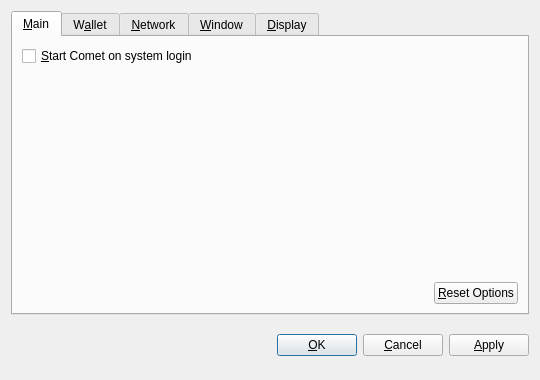
<?xml version="1.0" encoding="UTF-8"?>
<ui version="4.0">
 <class>OptionsDialog</class>
 <widget class="QDialog" name="OptionsDialog">
  <property name="geometry">
   <rect>
    <x>0</x>
    <y>0</y>
    <width>540</width>
    <height>380</height>
   </rect>
  </property>
  <property name="windowTitle">
   <string>Options</string>
  </property>
  <property name="modal">
   <bool>true</bool>
  </property>
  <layout class="QVBoxLayout" name="verticalLayout">
   <item>
    <widget class="QTabWidget" name="tabWidget">
     <property name="tabPosition">
      <enum>QTabWidget::North</enum>
     </property>
     <property name="currentIndex">
      <number>0</number>
     </property>
     <widget class="QWidget" name="tabMain">
      <attribute name="title">
       <string>&amp;Main</string>
      </attribute>
      <layout class="QVBoxLayout" name="verticalLayout_Main">
       <item>
        <widget class="QCheckBox" name="bitcoinAtStartup">
         <property name="toolTip">
          <string>Automatically start Comet after logging in to the system.</string>
         </property>
         <property name="text">
          <string>&amp;Start Comet on system login</string>
         </property>
        </widget>
       </item>
       <item>
        <spacer name="verticalSpacer_Main">
         <property name="orientation">
          <enum>Qt::Vertical</enum>
         </property>
         <property name="sizeHint" stdset="0">
          <size>
           <width>20</width>
           <height>40</height>
          </size>
         </property>
        </spacer>
       </item>
       <item>
        <layout class="QHBoxLayout" name="horizontalLayout_2_Main">
         <item>
          <spacer name="horizontalSpacer_2_Main">
           <property name="orientation">
            <enum>Qt::Horizontal</enum>
           </property>
           <property name="sizeHint" stdset="0">
            <size>
             <width>40</width>
             <height>20</height>
            </size>
           </property>
          </spacer>
         </item>
         <item>
          <widget class="QPushButton" name="resetButton">
           <property name="toolTip">
            <string>Reset all client options to default.</string>
           </property>
           <property name="text">
            <string>&amp;Reset Options</string>
           </property>
           <property name="autoDefault">
            <bool>false</bool>
           </property>
          </widget>
         </item>
        </layout>
       </item>
      </layout>
     </widget>
     <widget class="QWidget" name="tabWallet">
      <attribute name="title">
       <string>W&amp;allet</string>
      </attribute>
      <layout class="QVBoxLayout" name="verticalLayout_Network">
       <item>
        <widget class="QLabel" name="transactionFeeInfoLabel">
         <property name="text">
          <string>Optional transaction fee per kB that helps make sure your transactions are processed quickly. Most transactions are 1 kB.</string>
         </property>
         <property name="textFormat">
          <enum>Qt::PlainText</enum>
         </property>
         <property name="wordWrap">
          <bool>true</bool>
         </property>
        </widget>
       </item>
       <item>
        <layout class="QHBoxLayout" name="horizontalLayout_1_Main">
         <item>
          <widget class="QLabel" name="transactionFeeLabel">
           <property name="text">
            <string>Pay transaction &amp;fee</string>
           </property>
           <property name="textFormat">
            <enum>Qt::PlainText</enum>
           </property>
           <property name="buddy">
            <cstring>transactionFee</cstring>
           </property>
          </widget>
         </item>
         <item>
          <widget class="BitcoinAmountField" name="transactionFee"/>
         </item>
         <item>
          <spacer name="horizontalSpacer_1_Main">
           <property name="orientation">
            <enum>Qt::Horizontal</enum>
           </property>
           <property name="sizeHint" stdset="0">
            <size>
             <width>40</width>
             <height>20</height>
            </size>
           </property>
          </spacer>
         </item>
        </layout>
       </item>
       <item>
        <widget class="QLabel" name="label">
         <property name="text">
          <string>If you disable the spending of unconfirmed change, the change from a transaction cannot be used until that transaction has at least one confirmation. This also affects how your balance is computed.</string>
         </property>
         <property name="wordWrap">
          <bool>true</bool>
         </property>
        </widget>
       </item>
       <item>
        <widget class="QCheckBox" name="spendZeroConfChange">
         <property name="text">
          <string>Spend unconfirmed change  (experts only)</string>
         </property>
        </widget>
       </item>
       <item>
        <spacer name="verticalSpacer">
         <property name="orientation">
          <enum>Qt::Vertical</enum>
         </property>
         <property name="sizeHint" stdset="0">
          <size>
           <width>20</width>
           <height>40</height>
          </size>
         </property>
        </spacer>
       </item>
      </layout>
     </widget>
     <widget class="QWidget" name="tabNetwork">
      <attribute name="title">
       <string>&amp;Network</string>
      </attribute>
      <layout class="QVBoxLayout" name="verticalLayout_Network">
       <item>
        <widget class="QCheckBox" name="mapPortUpnp">
         <property name="toolTip">
          <string>Automatically open the Comet client port on the router. This only works when your router supports UPnP and it is enabled.</string>
         </property>
         <property name="text">
          <string>Map port using &amp;UPnP</string>
         </property>
        </widget>
       </item>
       <item>
        <widget class="QCheckBox" name="connectSocks">
         <property name="toolTip">
          <string>Connect to the Comet network through a SOCKS proxy (e.g. when connecting through Tor).</string>
         </property>
         <property name="text">
          <string>&amp;Connect through SOCKS proxy:</string>
         </property>
        </widget>
       </item>
       <item>
        <layout class="QHBoxLayout" name="horizontalLayout_Network">
         <item>
          <widget class="QLabel" name="proxyIpLabel">
           <property name="text">
            <string>Proxy &amp;IP:</string>
           </property>
           <property name="textFormat">
            <enum>Qt::PlainText</enum>
           </property>
           <property name="buddy">
            <cstring>proxyIp</cstring>
           </property>
          </widget>
         </item>
         <item>
          <widget class="QValidatedLineEdit" name="proxyIp">
           <property name="maximumSize">
            <size>
             <width>140</width>
             <height>16777215</height>
            </size>
           </property>
           <property name="toolTip">
            <string>IP address of the proxy (e.g. 127.0.0.1)</string>
           </property>
          </widget>
         </item>
         <item>
          <widget class="QLabel" name="proxyPortLabel">
           <property name="text">
            <string>&amp;Port:</string>
           </property>
           <property name="textFormat">
            <enum>Qt::PlainText</enum>
           </property>
           <property name="buddy">
            <cstring>proxyPort</cstring>
           </property>
          </widget>
         </item>
         <item>
          <widget class="QLineEdit" name="proxyPort">
           <property name="maximumSize">
            <size>
             <width>55</width>
             <height>16777215</height>
            </size>
           </property>
           <property name="toolTip">
            <string>Port of the proxy (e.g. 9050)</string>
           </property>
          </widget>
         </item>
         <item>
          <widget class="QLabel" name="socksVersionLabel">
           <property name="text">
            <string>SOCKS &amp;Version:</string>
           </property>
           <property name="textFormat">
            <enum>Qt::PlainText</enum>
           </property>
           <property name="buddy">
            <cstring>socksVersion</cstring>
           </property>
          </widget>
         </item>
         <item>
          <widget class="QValueComboBox" name="socksVersion">
           <property name="toolTip">
            <string>SOCKS version of the proxy (e.g. 5)</string>
           </property>
          </widget>
         </item>
         <item>
          <spacer name="horizontalSpacer_Network">
           <property name="orientation">
            <enum>Qt::Horizontal</enum>
           </property>
           <property name="sizeHint" stdset="0">
            <size>
             <width>40</width>
             <height>20</height>
            </size>
           </property>
          </spacer>
         </item>
        </layout>
       </item>
       <item>
        <spacer name="verticalSpacer_Network">
         <property name="orientation">
          <enum>Qt::Vertical</enum>
         </property>
         <property name="sizeHint" stdset="0">
          <size>
           <width>20</width>
           <height>40</height>
          </size>
         </property>
        </spacer>
       </item>
      </layout>
     </widget>
     <widget class="QWidget" name="tabWindow">
      <attribute name="title">
       <string>&amp;Window</string>
      </attribute>
      <layout class="QVBoxLayout" name="verticalLayout_Window">
       <item>
        <widget class="QCheckBox" name="minimizeToTray">
         <property name="toolTip">
          <string>Show only a tray icon after minimizing the window.</string>
         </property>
         <property name="text">
          <string>&amp;Minimize to the tray instead of the taskbar</string>
         </property>
        </widget>
       </item>
       <item>
        <widget class="QCheckBox" name="minimizeOnClose">
         <property name="toolTip">
          <string>Minimize instead of exit the application when the window is closed. When this option is enabled, the application will be closed only after selecting Quit in the menu.</string>
         </property>
         <property name="text">
          <string>M&amp;inimize on close</string>
         </property>
        </widget>
       </item>
       <item>
        <spacer name="verticalSpacer_Window">
         <property name="orientation">
          <enum>Qt::Vertical</enum>
         </property>
         <property name="sizeHint" stdset="0">
          <size>
           <width>20</width>
           <height>40</height>
          </size>
         </property>
        </spacer>
       </item>
      </layout>
     </widget>
     <widget class="QWidget" name="tabDisplay">
      <attribute name="title">
       <string>&amp;Display</string>
      </attribute>
      <layout class="QVBoxLayout" name="verticalLayout_Display">
       <item>
        <layout class="QHBoxLayout" name="horizontalLayout_1_Display">
         <item>
          <widget class="QLabel" name="langLabel">
           <property name="text">
            <string>User Interface &amp;language:</string>
           </property>
           <property name="textFormat">
            <enum>Qt::PlainText</enum>
           </property>
           <property name="buddy">
            <cstring>lang</cstring>
           </property>
          </widget>
         </item>
         <item>
          <widget class="QValueComboBox" name="lang">
           <property name="toolTip">
            <string>The user interface language can be set here. This setting will take effect after restarting Comet.</string>
           </property>
          </widget>
         </item>
        </layout>
       </item>
       <item>
        <layout class="QHBoxLayout" name="horizontalLayout_2_Display">
         <item>
          <widget class="QLabel" name="unitLabel">
           <property name="text">
            <string>&amp;Unit to show amounts in:</string>
           </property>
           <property name="textFormat">
            <enum>Qt::PlainText</enum>
           </property>
           <property name="buddy">
            <cstring>unit</cstring>
           </property>
          </widget>
         </item>
         <item>
          <widget class="QValueComboBox" name="unit">
           <property name="toolTip">
            <string>Choose the default subdivision unit to show in the interface and when sending coins.</string>
           </property>
          </widget>
         </item>
        </layout>
       </item>
       <item>
        <widget class="QCheckBox" name="displayAddresses">
         <property name="toolTip">
          <string>Whether to show Comet addresses in the transaction list or not.</string>
         </property>
         <property name="text">
          <string>&amp;Display addresses in transaction list</string>
         </property>
        </widget>
       </item>
       <item>
        <widget class="QCheckBox" name="coinControlFeatures">
         <property name="toolTip">
          <string>Whether to show coin control features or not.</string>
         </property>
         <property name="text">
          <string>Display coin &amp;control features (experts only!)</string>
         </property>
        </widget>
       </item>
       <item>
        <spacer name="verticalSpacer_Display">
         <property name="orientation">
          <enum>Qt::Vertical</enum>
         </property>
         <property name="sizeHint" stdset="0">
          <size>
           <width>20</width>
           <height>40</height>
          </size>
         </property>
        </spacer>
       </item>
      </layout>
     </widget>
    </widget>
   </item>
   <item>
    <layout class="QHBoxLayout" name="horizontalLayout_Buttons">
     <item>
      <spacer name="horizontalSpacer_1">
       <property name="orientation">
        <enum>Qt::Horizontal</enum>
       </property>
       <property name="sizeHint" stdset="0">
        <size>
         <width>40</width>
         <height>48</height>
        </size>
       </property>
      </spacer>
     </item>
     <item>
      <widget class="QLabel" name="statusLabel">
       <property name="font">
        <font>
         <weight>75</weight>
         <bold>true</bold>
        </font>
       </property>
       <property name="text">
        <string/>
       </property>
       <property name="textFormat">
        <enum>Qt::PlainText</enum>
       </property>
       <property name="wordWrap">
        <bool>true</bool>
       </property>
      </widget>
     </item>
     <item>
      <spacer name="horizontalSpacer_2">
       <property name="orientation">
        <enum>Qt::Horizontal</enum>
       </property>
       <property name="sizeHint" stdset="0">
        <size>
         <width>40</width>
         <height>48</height>
        </size>
       </property>
      </spacer>
     </item>
     <item>
      <widget class="QPushButton" name="okButton">
       <property name="text">
        <string>&amp;OK</string>
       </property>
      </widget>
     </item>
     <item>
      <widget class="QPushButton" name="cancelButton">
       <property name="text">
        <string>&amp;Cancel</string>
       </property>
       <property name="autoDefault">
        <bool>false</bool>
       </property>
      </widget>
     </item>
     <item>
      <widget class="QPushButton" name="applyButton">
       <property name="text">
        <string>&amp;Apply</string>
       </property>
       <property name="autoDefault">
        <bool>false</bool>
       </property>
      </widget>
     </item>
    </layout>
   </item>
  </layout>
 </widget>
 <customwidgets>
  <customwidget>
   <class>BitcoinAmountField</class>
   <extends>QSpinBox</extends>
   <header>bitcoinamountfield.h</header>
  </customwidget>
  <customwidget>
   <class>QValueComboBox</class>
   <extends>QComboBox</extends>
   <header>qvaluecombobox.h</header>
  </customwidget>
  <customwidget>
   <class>QValidatedLineEdit</class>
   <extends>QLineEdit</extends>
   <header>qvalidatedlineedit.h</header>
  </customwidget>
 </customwidgets>
 <resources/>
 <connections/>
</ui>
